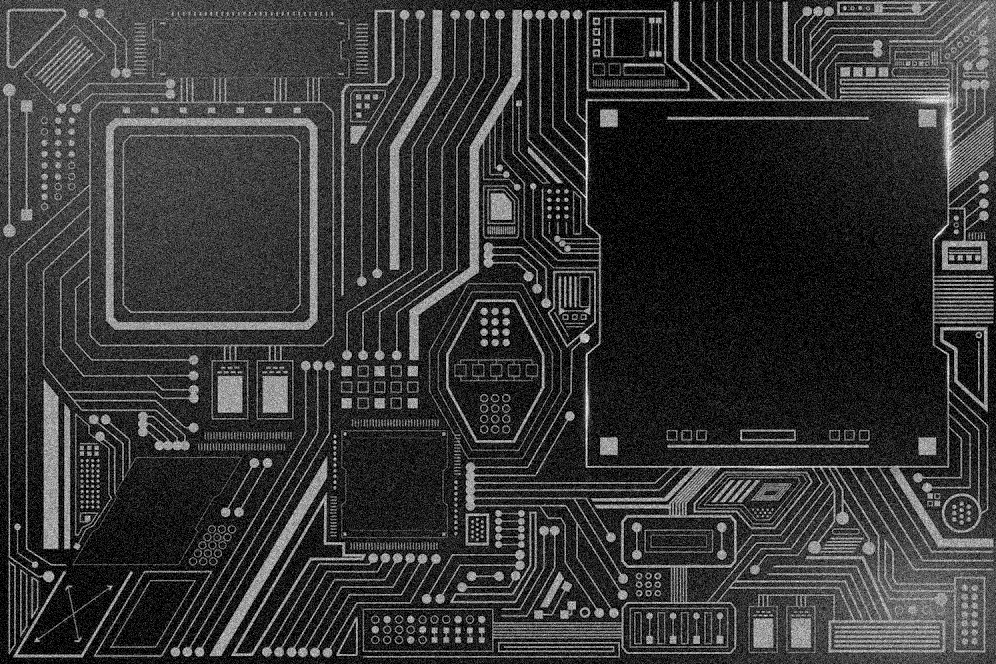
#> input picture Pratica9/placa_ruido1.png, 996 x 664 px
$ jupyter execute Untitled.ipynb
#> lines starting #> are read from the running program, lines starting #| are printed output that depends on the picture
[cell 1]
import cv2
import numpy as np
from matplotlib import pyplot as plt

# Carregar imagem existente no diretório
imagem = cv2.imread('placa_ruido1.png', 0)
#> imagem is the input picture: shape (664, 996); min 0, max 255, mean 54.7

# Verificar se a imagem foi carregada corretamente
if imagem is None:
    print("Erro ao carregar a imagem. Verifique o caminho e o nome do arquivo.")
else:
    # Aplicar filtro de mediana
    imagem_filt_mediana = cv2.medianBlur(imagem, 5)
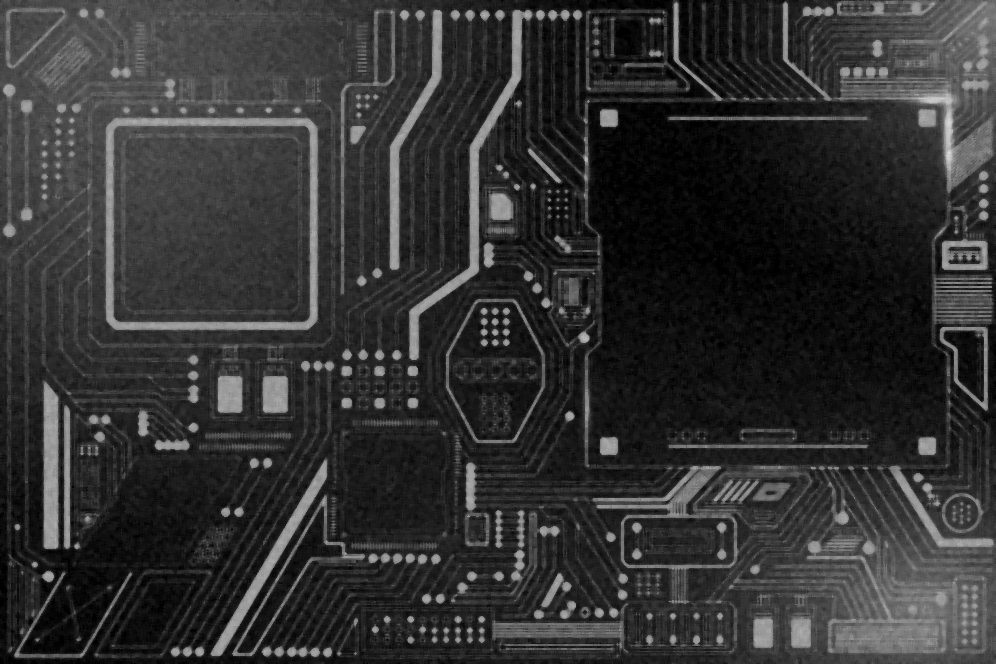
#> imagem_filt_mediana: shape (664, 996); min 0, max 222, mean 49.9

    # Mostrar imagem original e filtrada
    plt.subplot(1, 2, 1), plt.imshow(imagem, cmap='gray'), plt.title('Original')
    plt.subplot(1, 2, 2), plt.imshow(imagem_filt_mediana, cmap='gray'), plt.title('Filtro Mediana')
    plt.show()
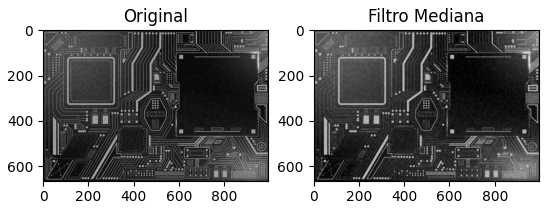
#> figure drawn by matplotlib, 2 panels

[cell 2]
# Carregar imagem com ruído Sal e Pimenta
imagem_sp = cv2.imread('placa_ruido2.png', 0)
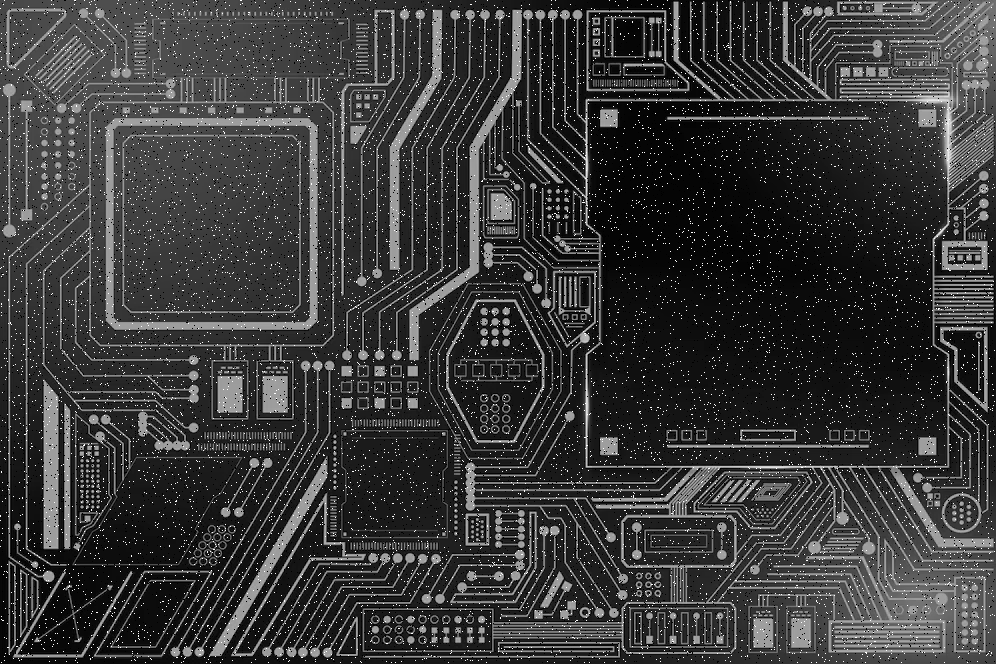
#> input picture Pratica9/placa_ruido2.png, 996 x 664 px
#> imagem_sp is the input picture: shape (664, 996); min 0, max 255, mean 56.8

# Verificar se a imagem foi carregada corretamente
if imagem_sp is None:
    print("Erro ao carregar a imagem. Verifique o caminho e o nome do arquivo.")
else:
    # Aplicar filtro de mediana
    imagem_filt_mediana_sp = cv2.medianBlur(imagem_sp, 5)

    # Mostrar imagem original e filtrada
    plt.subplot(1, 2, 1), plt.imshow(imagem_sp, cmap='gray'), plt.title('Original')
    plt.subplot(1, 2, 2), plt.imshow(imagem_filt_mediana_sp, cmap='gray'), plt.title('Filtro Mediana')
    plt.show()
